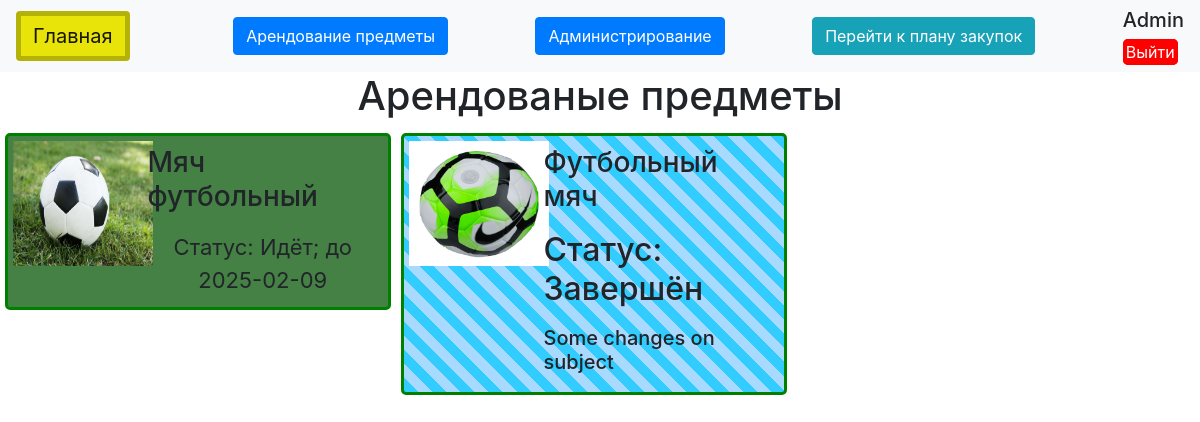
Page /arrended (signed in) on the earlier database version.
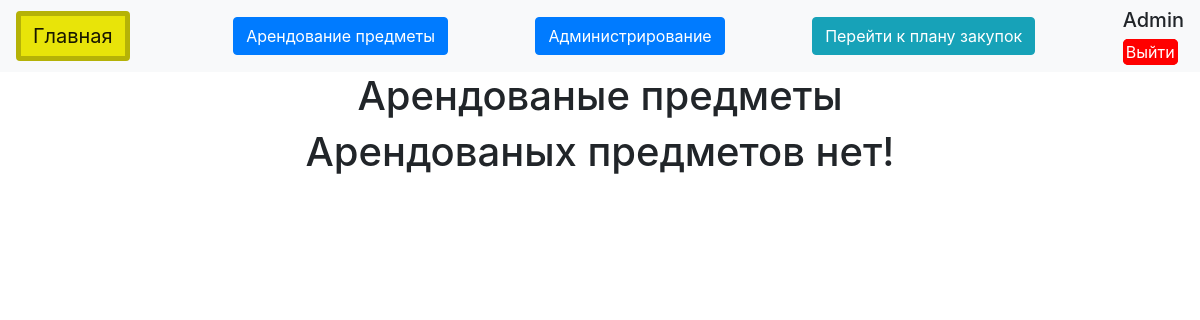
Same page on the later database version.
### data/news.py (models this page shows)
class Request(SqlAlchemyBase):
    __tablename__ = 'request'
    id = sqlalchemy.Column(sqlalchemy.Integer, primary_key=True, autoincrement=True)
    description = sqlalchemy.Column(sqlalchemy.String)
    date_start = sqlalchemy.Column(sqlalchemy.String)
    date_end = sqlalchemy.Column(sqlalchemy.String)
    approved = sqlalchemy.Column(sqlalchemy.Boolean)
    type = sqlalchemy.Column(sqlalchemy.String, nullable=True)
    id_user = sqlalchemy.Column(sqlalchemy.Integer, sqlalchemy.ForeignKey("users.id"))
    name_user = sqlalchemy.Column(sqlalchemy.String)
    user = orm.relationship('Users')
    id_item = sqlalchemy.Column(sqlalchemy.Integer, sqlalchemy.ForeignKey("asortiment.id"))
    asortiment = orm.relationship("Asortiment")

class Asortiment(SqlAlchemyBase):
    __tablename__ = 'asortiment'
    id = sqlalchemy.Column(sqlalchemy.Integer, primary_key=True, autoincrement=True)
    name = sqlalchemy.Column(sqlalchemy.String, nullable=True)
    status = sqlalchemy.Column(sqlalchemy.String, nullable=True)
    arend = sqlalchemy.Column(sqlalchemy.String, nullable=True)
    photo_href = sqlalchemy.Column(sqlalchemy.String, nullable=True)
    id_type = sqlalchemy.Column(sqlalchemy.Integer, sqlalchemy.ForeignKey('idtype.id'))
    is_private = sqlalchemy.Column(sqlalchemy.Boolean, default=True)
    user_id = sqlalchemy.Column(sqlalchemy.Integer, sqlalchemy.ForeignKey("users.id"))
    users = orm.relationship('Users')
    idtype = orm.relationship("Idtype")
    request = orm.relationship("Request", back_populates='asortiment')
    purchase_plans = orm.relationship("PurchasePlan", back_populates='asortiment')

### main.py (the view)
@app.route("/arrended")
@login_required
def arrended():
    if current_user.user_access != "admin":
        abort(403)
    db_sess = db_session.create_session()
    items = db_sess.query(Request).filter_by(id_user=current_user.id).all()
    trtp = len(items) != 0
    return render_template("arrended.html",
                           items=items,
                           trtp=trtp,
                           title="Ваши арендованые предметы"
                           )

### data/db_session.py (called while the page is built)
def create_session() -> Session:
    global __factory
    return __factory()

### main.py (called while the page is built)
@login_manager.user_loader
def load_user(user_id):
    db_sess = db_session.create_session()
    return db_sess.get(Users, user_id)

### templates/arrended.html
{% extends "base.html" %}
{% block content %}
    <h1>Арендованые предметы</h1>
    {% if trtp != 0 %}
    <div class="grates">
        {% for request in items %}
        <div class="itemMy">
            {% if request.type == 'Не одобрен' %}
            <div class="itemn polosatyR">
            {% elif request.type == 'Одобрен' or request.type == "Идёт" %}
            <div class="itemn stolbikG">
            {% elif request.type == 'Завершён' %}
            <div class="itemn polosaty">
            {% endif %}
                <div class="itemll">
                    <img class="imgsize" src="/{{ request.asortiment.photo_href }}">
                </div>
                <div class="itemrr">
                    <div>
                        <h3 class="paing">{{ request.asortiment.name }}</h3>
                        {% if request.type == 'Не одобрен' or  request.type == 'Одобрен' %}
                        <div class="szt cental">{{ request.type }}</div>
                        <div class="paing szzt">С: {{ request.date_start }} до: {{ request.date_end }}</div>
                        <div class="cental"><a class="btn exit" href="/Unconfirm_request/{{ request.id }}">Отмена аренды</a></div>
                        {% elif request.type == "Идёт"%}
                        <div class="szt cental paing">Статус: {{ request.type }}; до {{ request.date_end }}</div>
                        {% else %}
                        <h2 class="paing">Статус: {{ request.type }}</h2>
                        <h5 class="paing">{{ request.description }}</h5>
                        {% endif %}
                    </div>
                </div>
            </div>
        </div>
        {% endfor %}
    </div>
    {% else %}
    <h1>Арендованых предметов нет!</h1>
    {% endif %}
{% endblock %}

Differences in the rows shown:
no longer on this page (row edited): Request: asortiment.photo_href (picture), asortiment.name "Мяч футбольный", type "Идёт", date_end "2025-02-09"
no longer on this page (row edited): Request: asortiment.photo_href (picture), asortiment.name "Футбольный мяч", type "Завершён", description "Some changes on subject"
Other differences:
text now shown: "Арендованых предметов нет!"
